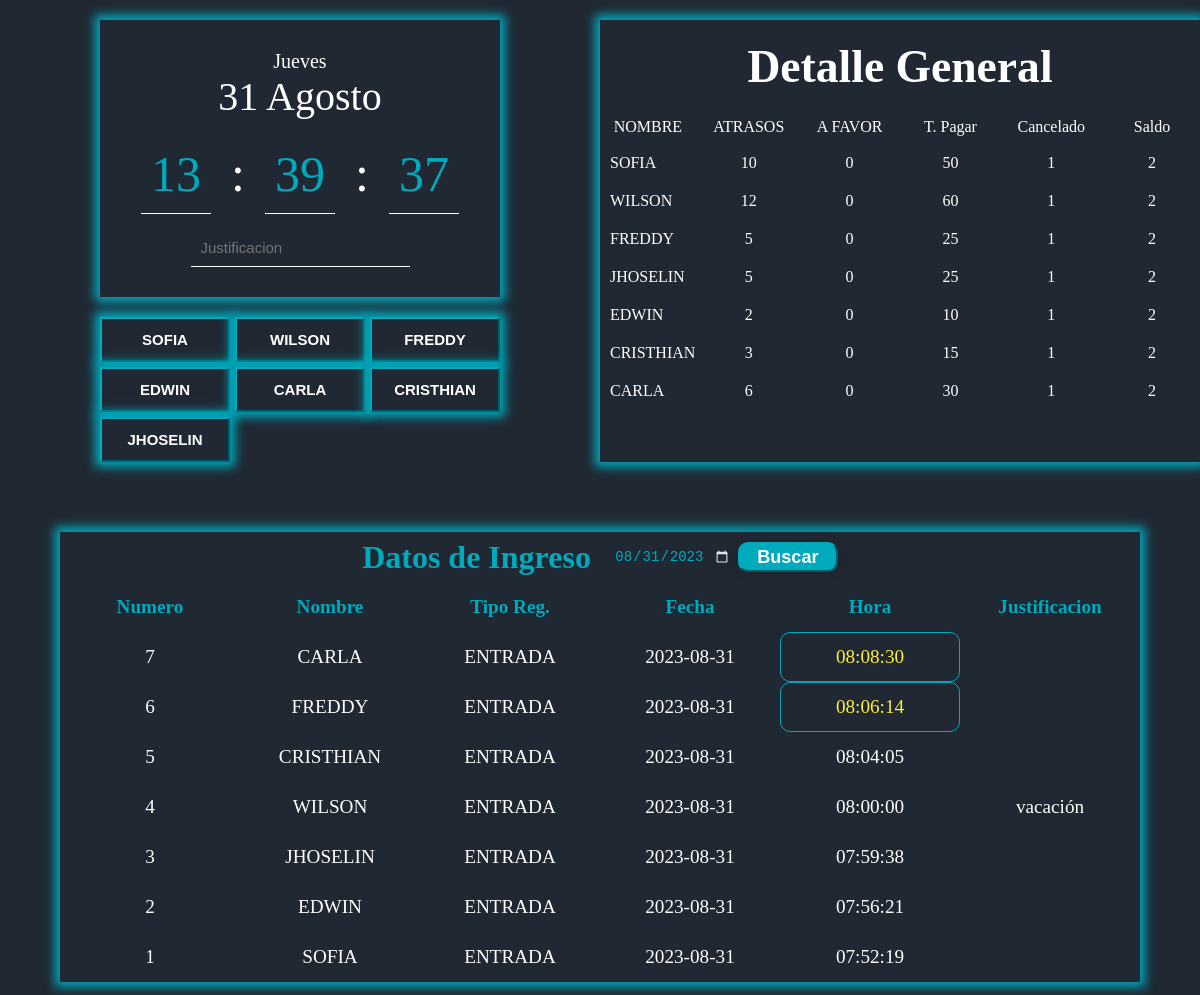
The page / on the database its author committed.
### tables this page shows
CREATE TABLE funcionarios 
(id int,
nombre text,
apellido text,
cargo text);

CREATE TABLE registros (
	id int,
	tipo int,
	fecha int,
	justificativo text,
	afavor int, 
    hora int);

### reloj.php (called while the page is built, shortened)
<?php
    $fecha_actual = date("Y-m-d");
    if(isset($_POST["filtro"])){
        $filtroFecha = $_POST["filtro"];
    }else{
        $filtroFecha = $fecha_actual;
    };
?>

### index.php (the view, shortened to what this page needs)
<?php
    include("conex.php");
    include("reloj.php");
?>
<!DOCTYPE html>
<html lang="es">
<head>
    <link rel="stylesheet" href="style.css">
</head>
<body>
    <form action="" method="post">
        <div class="cont_principal">
            <div class="cont_registro">
                <div class="reloj">
                    <p class="dia" id="dia">--</p>
                    <p class="mes" id="mes">--</p>
                    <div class="hora" id="hora">
                        <p>00</p>
                        <p class="separador">:</p>
                        <p>00</p>
                        <p class="separador">:</p>
                        <p>00</p>
                    </div>
                    <input type="text" name="justifi"  placeholder = "Justificacion">
                </div>
                <div class="boton">
                    <input type="submit" name="sofia" id="sofia" value="SOFIA">
                    <input type="submit" name="wilson" id="wilson" value="WILSON">
                    <input type="submit" name="freddy" id="freddy" value="FREDDY">
                    <input type="submit" name="edwin" id="edwin" value="EDWIN">
                    <input type="submit" name="carla" id="carla" value="CARLA">
                    <input type="submit" name="cristhian" id="cristhian" value="CRISTHIAN">
                    <input type="submit" name="jhoselin" id="jhoselin" value="JHOSELIN">
                </div>
            </div>
            <div class="general">
                <div class="detalle_total">
                    <div class="det_titulo">
                        <h2>Detalle General</h2>
                    </div>
                    <div class="subtitulos">
                        <p>NOMBRE</p>
                        <p>ATRASOS</p>
                        <p>A FAVOR</p>
                        <p>T. Pagar</p>
                        <p>Cancelado</p>
                        <p>Saldo</p>
                    </div>
                    <div class="informacion">
                        <?php
                            $select2 = "select (select a.nombre from funcionarios a where a.id=c.id) as nombre,
                            ((select count(*) from registros b where cast((strftime('%w', b.fecha)) as integer) <> 6 and b.hora > '08:05:59' and c.id = b.id and justificativo = '' or justificativo is null)
                            +
                            (select count(*) from registros b where cast((strftime('%w', b.fecha)) as integer) = 6 and b.hora > '08:35:59' and c.id = b.id and justificativo = '' or justificativo is null)) as total,
                            (select count(*) from registros where afavor <> 0 and id = c.id) as afavor,
                            (((select count(*) from registros b where cast((strftime('%w', b.fecha)) as integer) <> 6 and b.hora > '08:05:59' and c.id = b.id and justificativo = '' or justificativo is null)
                            +
                            (select count(*) from registros b where cast((strftime('%w', b.fecha)) as integer) = 6 and b.hora > '08:35:59' and c.id = b.id and justificativo = '' or justificativo is null))*5) as t_general,
                            '1' as cancelado,'2' as saldo
                            from registros c
                            GROUP BY 1
                            order by id;";
                            $resultado2 = $db->query($select2);
                            while($row2 = $resultado2->fetchArray()){
                        ?>
                            <div class="td_nombre"><?php echo $row2["nombre"];?></div>
                            <div class="td_dato"><?php echo $row2["total"];?></div>
                            <div class="td_dato"><?php echo $row2["afavor"];?></div>
                            <div class="td_dato"><?php echo $row2["t_general"];?></div>
                            <div class="td_dato"><?php echo $row2["cancelado"];?></div>
                            <div class="td_dato"><?php echo $row2["saldo"];?></div>
                        <?php }?>
                    </div>
                </div>
            </div>
        </div>
        <div class="tabla">
            <div class="tb-title">Datos de Ingreso
                <input type="date" name="filtro" id="filtrofecha" value="<?php echo $filtroFecha?>">
                <input type="submit" name="b_fecha" value="Buscar" id="btnbuscar">
            </div>
            <div class="tb-header">Numero</div>
            <div class="tb-header">Nombre</div>
            <div class="tb-header">Tipo Reg.</div>
            <div class="tb-header">Fecha</div>
            <div class="tb-header">Hora</div>
            <div class="tb-header">Justificacion</div>
            <?php
                $select = "select '1' as fila,
                (select a.nombre from funcionarios a where a.id=b.id) as nombre,
                b.tipo,b.fecha,b.hora,b.justificativo
                from registros b
                where b.fecha = '$filtroFecha'
                order by b.fecha desc, b.hora desc";
                $resultado = $db->query($select);
                $num_registros = 8;
                while($row = $resultado->fetchArray()){
                    $num_registros--;
            ?>
            <div class="tb-item"><?php echo $num_registros;?></div>
            <div class="tb-item"><?php echo $row["nombre"];?></div>
            <div class="tb-item"><?php echo $row["tipo"];?></div>
            <div class="tb-item"><?php echo $row["fecha"];?></div>
            <?php
                if (($diasemana = date('N',strtotime($filtroFecha))) == 6){
                    if(strtotime($row["hora"]) > strtotime("08:35:59")){
            ?>
                        <div class="tb-item" id="hora"><?php echo $row["hora"];?></div>
            <?php
                    }else{
            ?>
                        <div class="tb-item" ><?php echo $row["hora"];?></div>
            <?php
                    }
                }else{
                    if(strtotime($row["hora"]) > strtotime("08:05:59")){
            ?>
                        <div class="tb-item" id="hora"><?php echo $row["hora"];?></div>
            <?php
                    }else{
            ?>
                        <div class="tb-item" ><?php echo $row["hora"];?></div>
            <?php
                    }
                }
            ?>
            <div class="tb-item"><?php echo $row["justificativo"];?></div>
            <?php
                }
            ?>
        </div>
    </form>
</body>
</html>

### style.css (style rules this page uses)
:root { --color1:#202833; --color2:#00AABD; --color3:#ffffff; --color4:rgba(31, 31, 31, 0.3); }
* { margin: 0; padding: 0; box-sizing: border-box; }
body { background-color: var(--color1); }
.cont_principal { display: grid; grid-template-columns: repeat(2, 1fr); }
.reloj { width: 400px; color: var(--color3); text-align: center; padding: 30px; margin: 20px auto; user-select: none; box-shadow: 0px 0px 10px 5px var(--color2); }
.reloj .dia { font-size: 20px; filter: none; }
.reloj .mes { font-size: 40px; }
.reloj .hora { display: flex; justify-content: center; margin-top: 15px; margin-bottom: 15px; color: var(--color2); }
.reloj .hora p { font-size: 50px; background-color: var(--color1); padding: 10px; margin: 0px 5px; border-bottom: 1px solid var(--color3); }
.reloj .hora .separador { border-bottom: none; color: var(--color3); }
.reloj input { color: var(--color2); margin-top: 30px; font-size: 15px; background-color: transparent; padding: 10px; margin: 0px 5px; appearance: none; -webkit-appearance: none; -moz-appearance: none; border: none; border-bottom: 1px solid var(--color3); }
.boton { width: 400px; margin: 20px auto; display: grid; grid-template-columns: repeat(3, 1fr); grid-gap: 5px 5px; }
.boton input { font-size: 15px; background: var(--color1); border-color: var(--color2); color: var(--color3); font-weight: bold; text-align: center; padding: 12px 5px; box-shadow: 0px 0px 10px 5px var(--color2); }
#btnbuscar { width: 100px; height: 30px; font-size: 18px; background: var(--color2); border-color: var(--color2); color: var(--color3); font-weight: bold; text-align: center; border-radius: 10px; box-shadow: 0px 0px 10px 2px var(--color4); }
.tabla { width: 90%; color: var(--color3); margin: 50px auto; text-align: center; display: grid; grid-template-columns: repeat(6,1fr); grid-auto-rows: 50px; box-shadow: 0px 0px 10px 5px var(--color2); }
.tb-title { grid-column-start: 1; grid-column-end: 7; color: var(--color2); display: flex; align-items: center; justify-content: center; font-weight: bold; font-size: 2em; }
.tb-header, .tb-item { display: flex; justify-content: center; align-items: center; }
.tb-header { font-weight: bold; font-size: 1.2em; color: var(--color2); }
.tb-item { padding: 10px; font-size: 1.2em; }
.tabla #hora { border-radius: 10px; border-style: solid; border-color: var(--color2); border-width: 1px; color: rgb(255, 241, 51); }
.tabla .tb-title #filtrofecha { height: 30px; color: var(--color2); font-size: 14px; background-color: var(--color1); margin: 0 5px 0 15px; border: none; text-align: center; }
.general { width: 600px; color: var(--color3); text-align: center; margin: 20px auto; user-select: none; box-shadow: 0px 0px 10px 5px var(--color2); }
.det_titulo { grid-column-start: 1; grid-column-end: 5; display: flex; align-items: center; justify-content: center; font-weight: bold; font-size: 1.9em; padding-top: 20px; margin-bottom: 25px; }
.subtitulos { width: 600px; margin: 10px auto; display: grid; grid-template-columns: repeat(6, 1fr); grid-gap: 5px 5px; }
.informacion { width: 600px; margin: 5px auto; display: grid; grid-template-columns: repeat(6, 1fr); grid-gap: 5px 5px; }
.td_nombre { font-size: 1em; text-align: left; padding: 7.5px 0 7.5px 10px; }
.td_dato { text-align: center; padding-top: 7.5px; }

### rows shown on the page
funcionarios: nombre "CARLA", registros.tipo "ENTRADA", registros.fecha "2023-08-31", registros.hora "08:08:30"
funcionarios: nombre "FREDDY", registros.tipo "ENTRADA", registros.fecha "2023-08-31", registros.hora "08:06:14"
funcionarios: nombre "CRISTHIAN", registros.tipo "ENTRADA", registros.fecha "2023-08-31", registros.hora "08:04:05"
funcionarios: nombre "WILSON", registros.tipo "ENTRADA", registros.fecha "2023-08-31", registros.hora "08:00:00", registros.justificativo "vacación"
funcionarios: nombre "JHOSELIN", registros.tipo "ENTRADA", registros.fecha "2023-08-31", registros.hora "07:59:38"
funcionarios: nombre "EDWIN", registros.tipo "ENTRADA", registros.fecha "2023-08-31", registros.hora "07:56:21"
funcionarios: nombre "SOFIA", registros.tipo "ENTRADA", registros.fecha "2023-08-31", registros.hora "07:52:19"

### other values the page prints
$row2["nombre"] "SOFIA"
$row2["total"] "10"
$row2["afavor"] "0"
$row2["t_general"] "50"
$row2["cancelado"] "1"
$row2["saldo"] "2"
$row2["nombre"] "WILSON"
$row2["total"] "12"
$row2["t_general"] "60"
$row2["nombre"] "FREDDY"
$row2["total"] "5"
$row2["t_general"] "25"
$row2["nombre"] "JHOSELIN"
$row2["nombre"] "EDWIN"
$row2["total"] "2"
